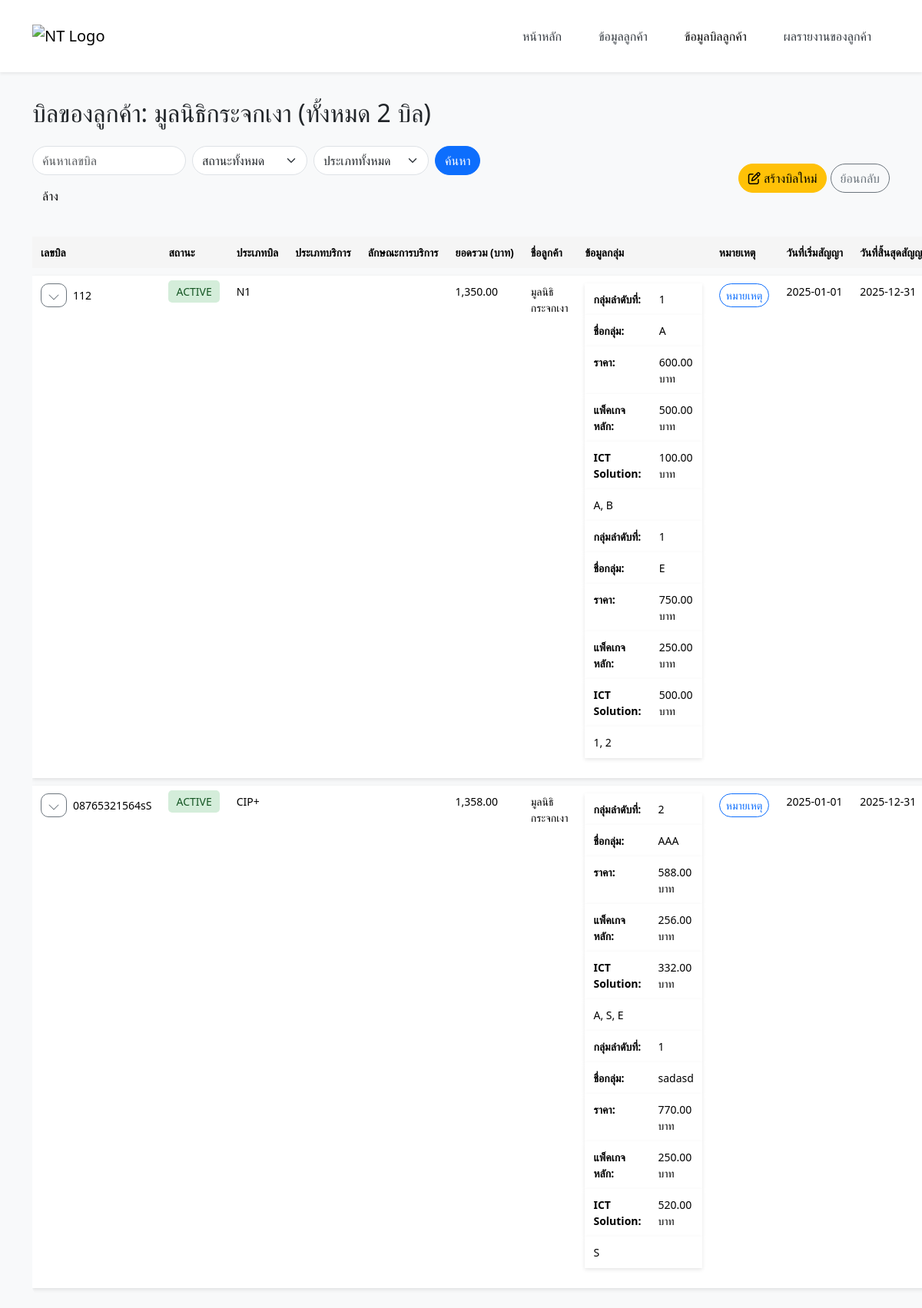
Page /page/bill.php?customer_id=4 on the committed database.
### tables this page shows
CREATE TABLE `customer` (
  `customer_id` int(11) NOT NULL,
  `customer_name` char(100) DEFAULT NULL,
  `customer_type` enum('เทศบาลเมือง','เทศบาลตำบล','อบจ','อบต','บริษัทเอกชน','โรงพยาบาล','วัด','มูลนิธิ','โรงเรียนประถม','โรงเรียนมัธยม','โรงเรียนเอกชน','วิทยาลัย','มหาวิทยาลัย') DEFAULT NULL,
  `customer_phone` varchar(255) DEFAULT NULL,
  `customer_status` enum('Active','Inactive') DEFAULT NULL,
  `address_id` int(11) DEFAULT NULL,
  `create_at` datetime DEFAULT current_timestamp(),
  `update_at` date NOT NULL
);

CREATE TABLE `bill` (
  `bill_id` int(11) NOT NULL,
  `bill_number` char(20) NOT NULL,
  `bill_status` enum('Active','Inactive') NOT NULL,
  `bill_type` enum('CIP+','Special bill','N1') NOT NULL,
  `start_date` date NOT NULL DEFAULT '2025-01-01',
  `end_date` date NOT NULL DEFAULT '2025-12-31',
  `bill_create_at` timestamp NOT NULL DEFAULT current_timestamp(),
  `bill_update_at` timestamp NOT NULL DEFAULT current_timestamp() ON UPDATE current_timestamp(),
  `all_price` float NOT NULL,
  `customer_id` int(11) NOT NULL
);

### functions/bill_functions.php (called while the page is built, shortened)
<?php
function get_customer_name(PDO $pdo, $customer_id) {
    $customer_stmt = $pdo->prepare("SELECT customer_name FROM customer WHERE customer_id = :customer_id");
    $customer_stmt->execute([':customer_id' => $customer_id]);
    $customer_result = $customer_stmt->fetch(PDO::FETCH_ASSOC);
    return $customer_result ? $customer_result['customer_name'] : 'ไม่พบข้อมูลลูกค้า';
}
function count_unique_bills($bills) {
    $unique_bills = [];
    foreach ($bills as $bill) {
        $unique_bills[$bill['bill_id']] = true;
    }
    return count($unique_bills);
}
?>

### page/bill.php (the view, shortened to what this page needs)
<?php
require_once '../config/condb.php';
require_once '../functions/bill_functions.php';
$customer_id = isset($_GET['customer_id']) ? intval($_GET['customer_id']) : null;
$bill_number = isset($_GET['bill_number']) ? trim($_GET['bill_number']) : null;
try {
    $customer_name = 'ไม่พบข้อมูลลูกค้า';
    if ($customer_id) {
        $customer_name = get_customer_name($pdo, $customer_id);
    }
    $sql = "
    SELECT
        b.bill_id,
        b.bill_number,
        b.bill_status,
        b.bill_type,
        b.all_price,
        b.start_date,      -- เพิ่ม start_date
        b.end_date,        -- เพิ่ม end_date
        c.customer_name,
        bg.group_name,
        bg.group_type,
        bg.group_price,
        bg.group_price_a,
        bg.group_price_b,
        GROUP_CONCAT(bgi.group_info_name SEPARATOR ', ') as group_info_name,
        bn.note_text,
        s.service_type,      -- เลือก service_type จากตาราง services
        s.equipment_service  -- เลือก equipment_service จากตาราง services
    FROM
        bill b
    LEFT JOIN
        customer c ON b.customer_id = c.customer_id
    LEFT JOIN
        bill_group bg ON b.bill_id = bg.bill_id
    LEFT JOIN
        bill_group_info bgi ON bg.bill_group_id = bgi.bill_group_id
    LEFT JOIN
        bill_notes bn ON b.bill_id = bn.bill_id
    LEFT JOIN
        services s ON b.bill_id = s.bill_id  -- JOIN กับตาราง services
";
       $conditions = [];
       $params = [];
       if ($customer_id) {
           $conditions[] = "b.customer_id = :customer_id";
           $params[':customer_id'] = $customer_id;
       }
       if (!empty($conditions)) {
           $sql .= " WHERE " . implode(" AND ", $conditions);
       }
       $sql .= " GROUP BY b.bill_id, bg.bill_group_id
               ORDER BY b.bill_create_at DESC, bg.bill_group_id";
       $stmt = $pdo->prepare($sql);
       foreach ($params as $key => $value) {
           if ($key === ':customer_id') {
               $stmt->bindValue($key, $value, PDO::PARAM_INT);
           } else {
               $stmt->bindValue($key, $value, PDO::PARAM_STR);
           }
       }
       $stmt->execute();
       $bills = $stmt->fetchAll(PDO::FETCH_ASSOC);
   } catch (Exception $e) {
       die("เกิดข้อผิดพลาด: " . $e->getMessage());
   }
?>
<!DOCTYPE html>
<html lang="th">
<head>
  <link href="https://cdn.jsdelivr.net/npm/bootstrap@5.3.3/dist/css/bootstrap.min.css" rel="stylesheet">
  <link rel="stylesheet" href="https://cdnjs.cloudflare.com/ajax/libs/font-awesome/6.4.2/css/all.min.css">
  <?php include '../components/header.php'; ?>
</head>
<body>
  <div class="container mt-5">
    <h2 class="mb-4">
      <?php
      if ($customer_id) {
        $bill_count = count_unique_bills($bills);
        echo "บิลของลูกค้า: " . htmlspecialchars($customer_name) . " (ทั้งหมด $bill_count บิล)";
      } else {
        echo "รายการบิลทั้งหมด";
      }
      ?>
    </h2>
    <div class="d-flex flex-wrap align-items-center mb-4 gap-2">
      <form method="GET" action="bill.php" class="d-flex flex-wrap align-items-center gap-2">
        <input type="text" name="bill_number" class="form-control rounded-pill" placeholder="ค้นหาเลขบิล" value="<?php echo htmlspecialchars($bill_number); ?>" style="max-width: 200px;">
        <select name="bill_status" class="form-select rounded-pill" style="max-width: 150px;">
          <option value="">สถานะทั้งหมด</option>
        </select>
        <select name="bill_type" class="form-select rounded-pill" style="max-width: 150px;">
          <option value="">ประเภททั้งหมด</option>
        </select>
        <button type="submit" class="btn btn-primary rounded-pill">ค้นหา</button>
        <?php if ($bill_number || $customer_id || isset($_GET['bill_status']) || isset($_GET['bill_type'])): ?>
          <a href="bill.php<?php echo $customer_id ? '?customer_id=' . htmlspecialchars($customer_id) : ''; ?>" class="btn btn-light rounded-pill">ล้าง</a>
        <?php endif; ?>
      </form>
      <div class="ms-auto">
        <button type="button" class="btn btn-warning rounded-pill" data-bs-toggle="modal" data-bs-target="#addBillModal">
          <i class="fa-regular fa-pen-to-square"></i> สร้างบิลใหม่
        </button>
        <a href="customer.php" class="btn btn-outline-secondary rounded-pill">ย้อนกลับ</a>
      </div>
    </div>
    <?php if (!empty($bills)): ?>
      <table class="table table-sm table-bordered custom-table">
        <thead>
          <tr>
            <th>เลขบิล</th>
            <th>สถานะ</th>
            <th>ประเภทบิล</th>
            <th>ประเภทบริการ</th>
            <th>ลักษณะการบริการ</th>
            <th>ยอดรวม (บาท)</th>
            <th>ชื่อลูกค้า</th>
            <th>ข้อมูลกลุ่ม</th>
            <th>หมายเหตุ</th>
            <th>วันที่เริ่มสัญญา</th>
            <th>วันที่สิ้นสุดสัญญา</th>
          </tr>
        </thead>
        <tbody>
          <?php
          $current_bill = null;
          $group_data = [];
          foreach ($bills as $bill) {
            if ($current_bill !== $bill['bill_number']) {
              $current_bill = $bill['bill_number'];
              $group_data[$current_bill] = [];
            }
            $group_data[$current_bill][] = $bill;
          }
          foreach ($group_data as $bill_number => $bills_in_group) :
            $first_bill = reset($bills_in_group);
          ?>
            <tr class="main-row" data-bill-number="<?php echo htmlspecialchars($first_bill['bill_number']); ?>">
              <td>
                <div class="d-flex align-items-center gap-2">
                  <button class="btn btn-sm btn-outline-secondary toggle-details" data-bill-number="<?php echo htmlspecialchars($first_bill['bill_number']); ?>" data-show="false">
                    <svg xmlns="http://www.w3.org/2000/svg" width="16" height="16" fill="currentColor" class="bi bi-chevron-down" viewBox="0 0 16 16">
                      <path d="M1.646 4.646a.5.5 0 0 1 .708 0L8 10.293l5.646-5.647a.5.5 0 0 1 .708.708l-6 6a.5.5 0 0 1-.708 0l-6-6a.5.5 0 0 1 0-.708z" />
                    </svg>
                  </button>
                  <?php echo htmlspecialchars($first_bill['bill_number']); ?>
                </div>
              </td>
              <td class="bill-details" style="display: table-cell;">
                <span class="status-badge <?php echo $first_bill['bill_status'] == 'Active' ? 'success' : 'danger'; ?>">
                  <?php echo htmlspecialchars($first_bill['bill_status']); ?>
                </span>
              </td>
              <td class="bill-details" style="display: table-cell;">
                <?php echo htmlspecialchars($first_bill['bill_type']); ?>
              </td>
              <td class="bill-details" style="display: table-cell;">
              </td>
              <td class="bill-details" style="display: table-cell;">
              </td>
              <td class="bill-details" style="display: table-cell;">
                <?php echo number_format($first_bill['all_price'], 2); ?>
              </td>
              <td class="bill-details" style="display: table-cell;">
                <?php echo htmlspecialchars($first_bill['customer_name']); ?>
              </td>
              <td class="bill-details" style="display: table-cell;">
                <table class="table table-borderless">
                  <tbody>
                    <?php
                    foreach ($bills_in_group as $index => $bill) :
                      $is_last_group = ($index == count($bills_in_group) - 1);
                    ?>
                      <tr>
                        <td><strong>กลุ่มลำดับที่:</strong></td>
                        <td>
                          <?php echo isset($bill['group_type']) ? htmlspecialchars($bill['group_type']) : '-'; ?>
                        </td>
                      </tr>
                      <tr>
                        <td><strong>ชื่อกลุ่ม:</strong></td>
                        <td>
                          <?php echo htmlspecialchars($bill['group_name']); ?>
                        </td>
                      </tr>
                      <tr>
                        <td><strong>ราคา:</strong></td>
                        <td>
                          <?php echo number_format($bill['group_price'], 2); ?> บาท
                        </td>
                      </tr>
                      <tr>
                        <td><strong>แพ็คเกจหลัก:</strong></td>
                        <td>
                          <?php echo number_format($bill['group_price_a'], 2); ?> บาท
                        </td>
                      </tr>
                      <tr>
                        <td><strong>ICT Solution:</strong></td>
                        <td>
                          <?php echo number_format($bill['group_price_b'], 2); ?> บาท
                        </td>
                      </tr>
                      <tr <?php if ($is_last_group) echo 'class="last-group-row"'; ?>>
                        <td colspan="2">
                          <?php echo htmlspecialchars($bill['group_info_name']); ?>
                        </td>
                      </tr>
                    <?php endforeach; ?>
                  </tbody>
                </table>
              </td>
              <td class="bill-details" style="display: table-cell;">
                <button type="button" class="btn btn-outline-primary btn-sm rounded-pill" data-bs-toggle="modal" data-bs-target="#noteModal-<?php echo $first_bill['bill_id']; ?>">
                  หมายเหตุ
                </button>
              </td>
              <td class="bill-details date-details" style="display: ;">
                <?php echo htmlspecialchars($first_bill['start_date']); ?>
              </td>
              <td class="bill-details date-details" style="display: ;">
                <?php echo htmlspecialchars($first_bill['end_date']); ?>
              </td>
            </tr>
          <?php endforeach; ?>
        </tbody>
      </table>
    <?php else : ?>
      <div class="alert alert-info">ไม่พบข้อมูล</div>
    <?php endif; ?>
  </div>
</body>
</html>

### components/header.php (style rules this page uses)
body { padding-top: 80px; }

### page/bill.php (style rules this page uses)
body { padding-top: 80px; background-color: #f8f9fa; }
.toggle-details svg { transition: transform 0.3s ease; }
.last-group-row td { border-bottom: 1px solid #dee2e6; }
.custom-table { border-collapse: separate; border-spacing: 0 10px; border-radius: 10px; border-radius: 12px; overflow: hidden; }
.custom-table th, .custom-table td { border: none; padding: 10px 11px; font-size: 14px; }
.custom-table th { background-color: #f5f5f5; font-weight: 600; white-space: nowrap; overflow: hidden; text-overflow: ellipsis; }
.custom-table tbody tr { background-color: white; box-shadow: 0 2px 5px rgba(0, 0, 0, 0.1); }
.custom-table tbody tr:nth-child(even) { background-color: #f9f9f9; }
.status-badge { padding: 5px 10px; border-radius: 5px; font-weight: 500; text-transform: uppercase; }
.status-badge.success { background-color: #d4edda; color: #155724; }
.btn { border-radius: 10px; }

### rows in the picture
customer: customer_name "มูลนิธิกระจกเงา"
bill: bill_number "112", bill_status "ACTIVE", bill_type "N1", all_price "1,350.00", customer.customer_name "มูลนิธิกระจกเงา", group_type "1", group_name "A", group_price "600.00", group_price_a "500.00", group_price_b "100.00", group_info_name "A, B", group_name "E", group_price "750.00", group_price_a "250.00", group_price_b "500.00", group_info_name "1, 2", start_date "2025-01-01", end_date "2025-12-31"
bill: bill_number "08765321564sS", bill_status "ACTIVE", bill_type "CIP+", all_price "1,358.00", customer.customer_name "มูลนิธิกระจกเงา", group_type "2", group_name "AAA", group_price "588.00", group_price_a "256.00", group_price_b "332.00", group_info_name "A, S, E", group_type "1", group_name "sadasd", group_price "770.00", group_price_a "250.00", group_price_b "520.00", group_info_name "S", start_date "2025-01-01", end_date "2025-12-31"

### other values in the picture
$bill_count "2"
